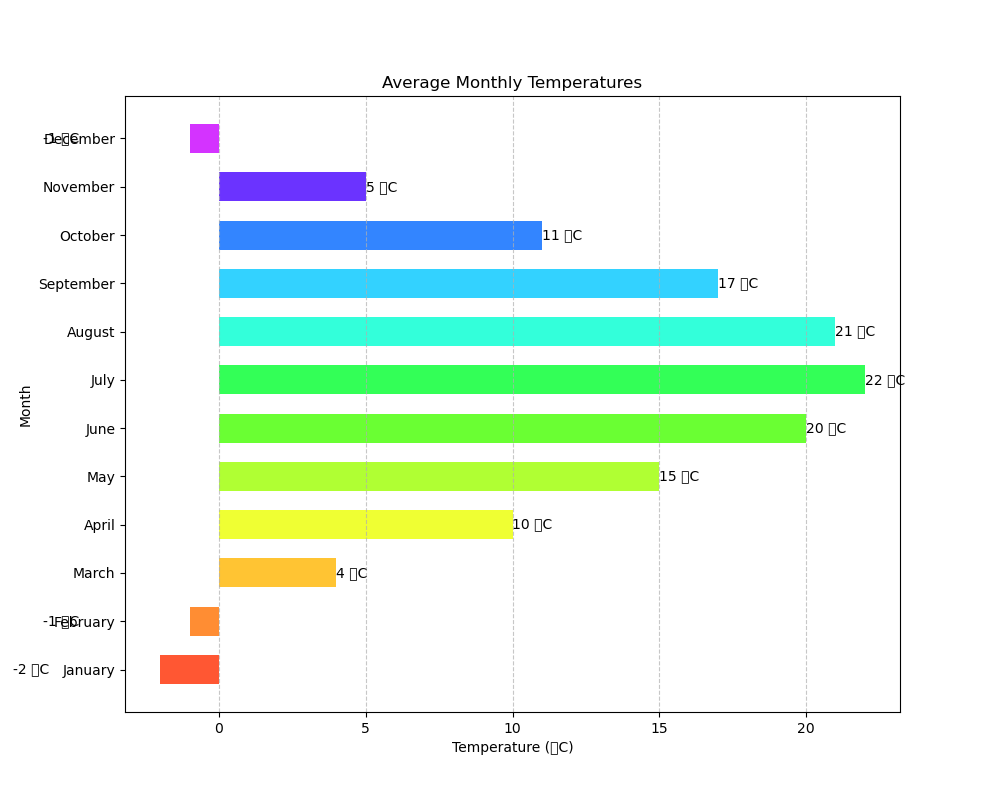

Reproduce this figure in Python.

import matplotlib.pyplot as plt

# Data
months = ['January', 'February', 'March', 'April', 'May', 'June', 'July', 'August', 'September', 'October', 'November', 'December']
temperatures = [-2, -1, 4, 10, 15, 20, 22, 21, 17, 11, 5, -1]

# Color codes for each bar
colors = ['#FF5733', '#FF8D33', '#FFC433', '#EFFF33', '#B0FF33', '#6AFF33', '#33FF57', '#33FFDA', '#33D2FF', '#3385FF', '#6B33FF', '#D433FF']

# Bar width
bar_width = 0.6

# Create horizontal bar chart
plt.figure(figsize=(10, 8))
bar_container = plt.barh(months, temperatures, color=colors, height=bar_width)

# Add data labels
for bar in bar_container:
    width = bar.get_width()
    label_x_pos = width if width > 0 else width - 5
    plt.text(label_x_pos, bar.get_y() + bar.get_height()/2, f'{width} °C', va='center')
    
# Title and labels
plt.title('Average Monthly Temperatures')
plt.xlabel('Temperature (°C)')
plt.ylabel('Month')

# Customize the grid
plt.grid(axis='x', linestyle='--', alpha=0.7)

# Show plot
plt.show()
